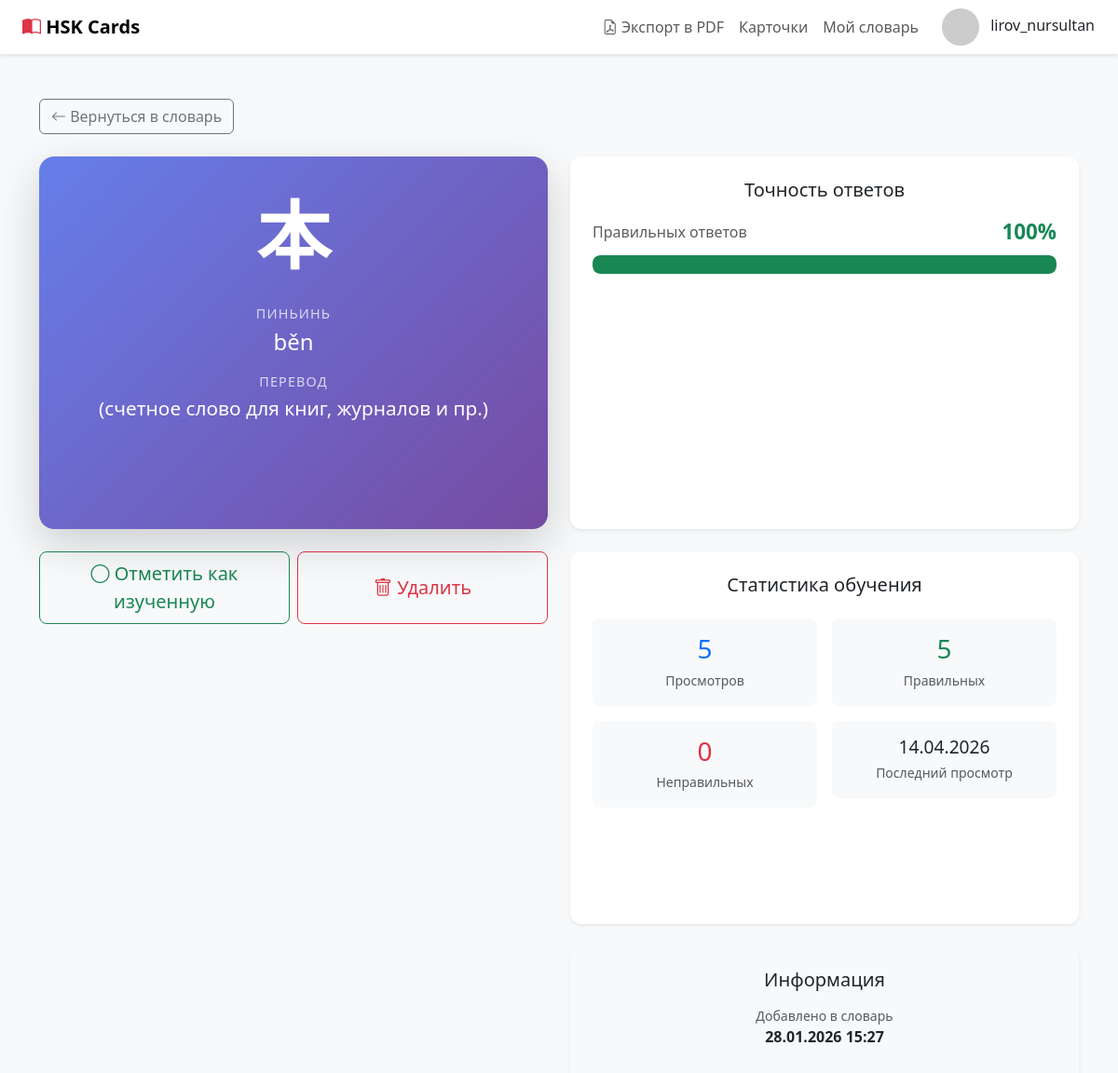
The app's page /my/10/ (signed in) with its own data.
### trainer/models.py (models this page shows, shortened)
class Card(models.Model):
    hieroglyph = models.CharField(max_length=255)
    translate = models.CharField(max_length=255)
    transcription = models.CharField(max_length=255)
    audio = models.FileField(upload_to='audio/', blank=True, null=True)

class DictionaryCard(models.Model):
    dictionary = models.ForeignKey(
        MyDictionary,
        on_delete=models.CASCADE,
        related_name='dictionary_cards',
        verbose_name='Словарь'
    )
    card = models.ForeignKey(
        'Card',  # Замените на название вашего приложения если нужно: 'app_name.Card'
        on_delete=models.CASCADE,
        related_name='dictionary_entries',
        verbose_name='Карточка'
    )
    added_at = models.DateTimeField(
        auto_now_add=True,
        verbose_name='Дата добавления'
    )
    is_learned = models.BooleanField(
        default=False,
        verbose_name='Изучена'
    )
    times_viewed = models.IntegerField(
        default=0,
        verbose_name='Количество просмотров'
    )
    times_correct = models.IntegerField(
        default=0,
        verbose_name='Правильных ответов'
    )
    times_incorrect = models.IntegerField(
        default=0,
        verbose_name='Неправильных ответов'
    )
    last_viewed = models.DateTimeField(
        null=True,
        blank=True,
        verbose_name='Последний просмотр'
    )
    notes = models.TextField(
        blank=True,
        null=True,
        verbose_name='Личные заметки'
    )
    class Meta:
        unique_together = ('dictionary', 'card')
        ordering = ['-added_at']
        verbose_name = 'Карточка в словаре'
        verbose_name_plural = 'Карточки в словаре'
        indexes = [
            models.Index(fields=['dictionary', 'is_learned']),
            models.Index(fields=['dictionary', 'added_at']),
        ]
    def get_accuracy(self):
        total = self.times_correct + self.times_incorrect
        if total == 0:
            return 0
        return round((self.times_correct / total) * 100, 1)

### trainer/views.py (the view)
# urls.py: path('my/<int:card_id>/', MyDictCardDetailView.as_view(), name="my_card_detail"),
class MyDictCardDetailView(LoginRequiredMixin, DetailView):
    model = DictionaryCard
    template_name = 'trainer/my_card_detail.html'
    context_object_name = 'card_info'
    login_url = 'login'
    def get_object(self):
        card_id = self.kwargs.get('card_id')
        user_dictionary = MyDictionary.objects.get(user=self.request.user)
        return DictionaryCard.objects.get(
            dictionary=user_dictionary,
            card_id=card_id
        )
    def get_context_data(self, **kwargs):
        context = super().get_context_data(**kwargs)
        dict_entry = self.get_object()
        context['card'] = dict_entry.card
        context['card_info'] = dict_entry
        context['accuracy'] = dict_entry.get_accuracy()
        return context

### trainer/templates/trainer/my_card_detail.html (shortened to what this page needs)
{% extends '../base.html' %}
{% block content %}
<div class="container py-5">
    <div class="mb-4">
        <a href="{% url 'my_cards' %}" class="btn btn-outline-secondary">
            <i class="bi bi-arrow-left"></i> Вернуться в словарь
        </a>
    </div>
    <div class="row">
        <div class="col-lg-6 mb-4">
            <div class="card border-0 shadow-lg" style="border-radius: 16px; overflow: hidden;">
                <div class="card-body p-5 text-center" style="background: linear-gradient(135deg, #667eea 0%, #764ba2 100%); color: white;">
                    <div style="font-size: 5rem; font-weight: bold; margin-bottom: 2rem; font-family: 'SimHei', 'Microsoft YaHei', sans-serif; line-height: 1;">
                        {{ card.hieroglyph }}
                    </div>
                    <div class="mb-3">
                        <h4 class="mb-1" style="opacity: 0.75; font-size: 0.9rem; text-transform: uppercase; letter-spacing: 0.08em;">Пиньинь</h4>
                        <p style="font-size: 1.5rem; font-weight: 500; margin: 0;">{{ card.transcription }}</p>
                    </div>
                    <div class="mb-4">
                        <h4 class="mb-1" style="opacity: 0.75; font-size: 0.9rem; text-transform: uppercase; letter-spacing: 0.08em;">Перевод</h4>
                        <p style="font-size: 1.3rem; margin: 0;">{{ card.translate }}</p>
                    </div>
                </div>
            </div>
            <div class="mt-4 d-flex gap-2">
                <button class="btn btn-lg {% if card_info.is_learned %}btn-success{% else %}btn-outline-success{% endif %} toggle-learned"
                        data-card-id="{{ card.id }}"
                        style="flex: 1; border-radius: 8px;">
                    <i class="bi {% if card_info.is_learned %}bi-check-circle-fill{% else %}bi-circle{% endif %}"></i>
                    {% if card_info.is_learned %}Изучена{% else %}Отметить как изученную{% endif %}
                </button>
                <button class="btn btn-lg btn-outline-danger remove-card"
                        data-card-id="{{ card.id }}"
                        style="flex: 1; border-radius: 8px;">
                    <i class="bi bi-trash"></i> Удалить
                </button>
            </div>
        </div>
        <div class="col-lg-6">
            <div class="card border-0 shadow-sm mb-4" style="border-radius: 12px;">
                <div class="card-body p-4">
                    <h5 class="card-title mb-3">Точность ответов</h5>
                    {% if card_info.times_viewed > 0 %}
                        <div class="d-flex justify-content-between align-items-center mb-2">
                            <span class="text-muted">Правильных ответов</span>
                            <strong class="{% if accuracy >= 80 %}text-success{% elif accuracy >= 50 %}text-warning{% else %}text-danger{% endif %}" style="font-size: 1.4rem;">
                                {{ accuracy|floatformat:0 }}%
                            </strong>
                        </div>
                        <div class="progress" style="height: 20px; border-radius: 8px; background: #e9ecef;">
                            <div class="progress-bar {% if accuracy >= 80 %}bg-success{% elif accuracy >= 50 %}bg-warning{% else %}bg-danger{% endif %}"
                                 style="width: {{ accuracy|floatformat:0 }}%; border-radius: 8px; transition: width 0.8s ease;"
                                 role="progressbar"
                                 aria-valuenow="{{ accuracy|floatformat:0 }}"
                                 aria-valuemin="0"
                                 aria-valuemax="100">
                            </div>
                        </div>
                    {% else %}
                        <p class="text-muted mb-0"><i class="bi bi-info-circle"></i> Ещё нет данных — пройдите тренажёр</p>
                    {% endif %}
                </div>
            </div>
            <div class="card border-0 shadow-sm mb-4" style="border-radius: 12px;">
                <div class="card-body p-4">
                    <h5 class="card-title mb-4">Статистика обучения</h5>
                    <div class="row text-center g-3">
                        <div class="col-6">
                            <div class="bg-light p-3" style="border-radius: 8px;">
                                <h3 class="text-primary mb-1">{{ card_info.times_viewed }}</h3>
                                <small class="text-muted">Просмотров</small>
                            </div>
                        </div>
                        <div class="col-6">
                            <div class="bg-light p-3" style="border-radius: 8px;">
                                <h3 class="text-success mb-1">{{ card_info.times_correct }}</h3>
                                <small class="text-muted">Правильных</small>
                            </div>
                        </div>
                        <div class="col-6">
                            <div class="bg-light p-3" style="border-radius: 8px;">
                                <h3 class="text-danger mb-1">{{ card_info.times_incorrect }}</h3>
                                <small class="text-muted">Неправильных</small>
                            </div>
                        </div>
                        <div class="col-6">
                            <div class="bg-light p-3" style="border-radius: 8px;">
                                <h3 class="mb-1" style="font-size: 1.2rem;">
                                    {% if card_info.last_viewed %}
                                        {{ card_info.last_viewed|date:"d.m.Y" }}
                                    {% else %}
                                        —
                                    {% endif %}
                                </h3>
                                <small class="text-muted">Последний просмотр</small>
                            </div>
                        </div>
                    </div>
                </div>
            </div>
            <div class="cardd border-0 shadow-sm" style="border-radius: 12px;">
                <div class="card-body p-4">
                    <h5 class="card-title mb-3">Информация</h5>
                    <div class="mb-3">
                        <small class="text-muted d-block">Добавлено в словарь</small>
                        <strong>{{ card_info.added_at|date:"d.m.Y H:i" }}</strong>
                    </div>
                </div>
            </div>
        </div>
    </div>
</div>
{% endblock %}

### trainer/templates/base.html (shortened to what this page needs)
{% load static %}
<!DOCTYPE html>
<html lang="ru">
<head>
    <link href="https://cdnjs.cloudflare.com/ajax/libs/bootstrap/5.3.0/css/bootstrap.min.css" rel="stylesheet">
    <link href="https://cdnjs.cloudflare.com/ajax/libs/bootstrap-icons/1.11.0/font/bootstrap-icons.min.css" rel="stylesheet">
</head>
<body>
    <nav class="navbar navbar-expand-lg navbar-light bg-white">
        <div class="container-fluid px-4">
            <a class="navbar-brand fw-bold" href="{% url 'card_list' %}">
                <i class="bi bi-book-half" style="color: #dc3545;"></i>
                HSK Cards
            </a>
            <div class="collapse navbar-collapse" id="navbarNav">
                <ul class="navbar-nav ms-auto">
                    <li class="nav-item">
                        <a class="nav-link" href="{% url 'my_cards_pdf' %}">
                            <i class="bi bi-file-earmark-pdf"></i> Экспорт в PDF
                        </a>
                    </li>
                    <li class="nav-item">
                        <a class="nav-link" href="{% url 'card_list' %}">Карточки</a>
                    </li>
                    {% if user.is_authenticated %}
                    <li class="nav-item">
                        <a class="nav-link" href="{% url 'my_cards' %}">Мой словарь</a>
                    </li>
                    {% endif %}
                </ul>
            </div>
            <div class="d-flex align-items-center ms-3">
                {% if user.is_authenticated %}
                    <div class="dropdown">
                        <button class="btn btn-link p-0 text-decoration-none" type="button" data-bs-toggle="dropdown">
                            <img src="https://ui-avatars.com/api/?name={{ user.username }}&background=dc3545&color=fff" alt="{{ user.username }}" class="avatar">
                            <span class="ms-2 text-dark">{{ user.username }}</span>
                        </button>
                    </div>
                {% else %}
                    <a href="{% url 'accounts:login' %}" class="btn btn-danger btn-sm ms-2">Вход</a>
                    <a href="{% url 'accounts:register' %}" class="btn btn-outline-danger btn-sm ms-2">Регистрация</a>
                {% endif %}
            </div>
        </div>
    </nav>
    {% block content %}{% endblock %}
</body>
</html>

### trainer/templates/base.html (style rules this page uses)
body { background-color: #f8f9fa; }
.navbar { box-shadow: 0 2px 4px rgba(0,0,0,0.1); }
.card { transition: transform 0.3s ease, box-shadow 0.3s ease; border: none; border-radius: 12px; overflow: hidden; height: 100%; cursor: pointer; }
.card-body { padding: 1.5rem; text-align: center; }
.avatar { width: 40px; height: 40px; border-radius: 50%; object-fit: cover; }

### trainer/templates/trainer/my_card_detail.html (style rules this page uses)
.cardd { height: 200px; transition: transform 0.3s ease, box-shadow 0.3s ease; }
.card { height: 400px; transition: transform 0.3s ease, box-shadow 0.3s ease; }
.btn { transition: all 0.2s ease; }

### records on screen
Card: hieroglyph "本", transcription "běn", translate "(счетное слово для книг, журналов и пр.)"
DictionaryCard: times_viewed "5", times_correct "5", times_incorrect "0", last_viewed "14.04.2026", added_at "28.01.2026 15:27"

### other values on screen
{{ user.username }} "lirov_nursultan"
{{ accuracy|floatformat:0 }} "100"
